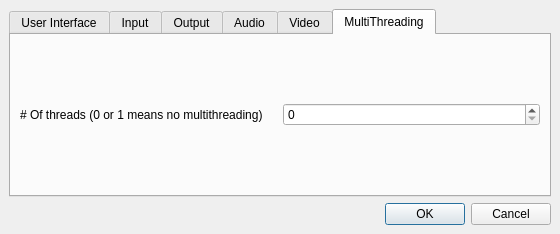
<ui version="4.0" >
 <class>Dialog</class>
 <widget class="QDialog" name="Dialog" >
  <property name="geometry" >
   <rect>
    <x>0</x>
    <y>0</y>
    <width>560</width>
    <height>234</height>
   </rect>
  </property>
  <property name="windowTitle" >
   <string>Preferences</string>
  </property>
  <layout class="QGridLayout" >
   <property name="margin" >
    <number>9</number>
   </property>
   <property name="spacing" >
    <number>6</number>
   </property>
   <item row="1" column="0" >
    <widget class="QDialogButtonBox" name="buttonBox" >
     <property name="orientation" >
      <enum>Qt::Horizontal</enum>
     </property>
     <property name="standardButtons" >
      <set>QDialogButtonBox::Cancel|QDialogButtonBox::NoButton|QDialogButtonBox::Ok</set>
     </property>
    </widget>
   </item>
   <item row="0" column="0" >
    <widget class="QTabWidget" name="tabWidget" >
     <property name="currentIndex" >
      <number>5</number>
     </property>
     <widget class="QWidget" name="tab" >
      <attribute name="title" >
       <string>User Interface</string>
      </attribute>
      <layout class="QVBoxLayout" >
       <property name="margin" >
        <number>9</number>
       </property>
       <property name="spacing" >
        <number>6</number>
       </property>
       <item>
        <layout class="QHBoxLayout" >
         <property name="margin" >
          <number>0</number>
         </property>
         <property name="spacing" >
          <number>6</number>
         </property>
         <item>
          <widget class="QLabel" name="label_7" >
           <property name="text" >
            <string>Message Level</string>
           </property>
          </widget>
         </item>
         <item>
          <widget class="QComboBox" name="comboBoxMessage" />
         </item>
        </layout>
       </item>
       <item>
        <widget class="QCheckBox" name="checkBoxSwapAB" >
         <property name="text" >
          <string>Swap A &amp; B markers if A > B</string>
         </property>
        </widget>
       </item>
       <item>
        <widget class="QCheckBox" name="checkBoxSystray" >
         <property name="text" >
          <string>Go to systray when encoding</string>
         </property>
        </widget>
       </item>
       <item>
        <widget class="QCheckBox" name="checkBoxSavePref" >
         <property name="text" >
          <string>Save preference on exit</string>
         </property>
        </widget>
       </item>
      </layout>
     </widget>
     <widget class="QWidget" name="tab_2" >
      <attribute name="title" >
       <string>Input</string>
      </attribute>
      <layout class="QVBoxLayout" >
       <property name="margin" >
        <number>9</number>
       </property>
       <property name="spacing" >
        <number>6</number>
       </property>
       <item>
        <widget class="QCheckBox" name="checkBoxAutoIndex" >
         <property name="text" >
          <string>Automatically index MPEG files</string>
         </property>
        </widget>
       </item>
       <item>
        <widget class="QCheckBox" name="checkBoxNuv" >
         <property name="text" >
          <string>Disable NuppelVideo a/v sync</string>
         </property>
        </widget>
       </item>
       <item>
        <widget class="QCheckBox" name="checkBoxLavMpeg" >
         <property name="text" >
          <string>Use lavcodec mpeg1/2 decoder</string>
         </property>
        </widget>
       </item>
       <item>
        <widget class="QPushButton" name="pushButtonPP" >
         <property name="text" >
          <string>Set default post processing</string>
         </property>
        </widget>
       </item>
      </layout>
     </widget>
     <widget class="QWidget" name="tab_3" >
      <attribute name="title" >
       <string>Output</string>
      </attribute>
      <layout class="QGridLayout" >
       <property name="margin" >
        <number>9</number>
       </property>
       <property name="spacing" >
        <number>6</number>
       </property>
       <item row="0" column="0" >
        <layout class="QHBoxLayout" >
         <property name="margin" >
          <number>0</number>
         </property>
         <property name="spacing" >
          <number>6</number>
         </property>
         <item>
          <widget class="QLabel" name="label_6" >
           <property name="text" >
            <string>MPEG auto split every (MB)</string>
           </property>
          </widget>
         </item>
         <item>
          <widget class="QSpinBox" name="spinBoxSplit" >
           <property name="maximum" >
            <number>4096</number>
           </property>
           <property name="minimum" >
            <number>1</number>
           </property>
          </widget>
         </item>
        </layout>
       </item>
       <item row="3" column="0" >
        <widget class="QCheckBox" name="checkBoxDVDNonStd" >
         <property name="text" >
          <string>Allow non standard audio frequency for DVD</string>
         </property>
        </widget>
       </item>
       <item row="2" column="0" >
        <widget class="QCheckBox" name="checkBoxReuse" >
         <property name="text" >
          <string>Reuse 2 pass log file</string>
         </property>
        </widget>
       </item>
       <item row="1" column="0" >
        <widget class="QCheckBox" name="checkBoxopenDML" >
         <property name="text" >
          <string>Use OpenDML (don't split large AVI files)</string>
         </property>
        </widget>
       </item>
      </layout>
     </widget>
     <widget class="QWidget" name="tab_4" >
      <attribute name="title" >
       <string>Audio</string>
      </attribute>
      <layout class="QGridLayout" >
       <property name="margin" >
        <number>9</number>
       </property>
       <property name="spacing" >
        <number>6</number>
       </property>
       <item row="0" column="1" >
        <widget class="QComboBox" name="comboBoxAudioDevice" />
       </item>
       <item row="3" column="0" >
        <widget class="QLabel" name="label_5" >
         <property name="text" >
          <string>Volume bar controls </string>
         </property>
        </widget>
       </item>
       <item row="1" column="1" >
        <widget class="QLineEdit" name="lineEditAlsa" />
       </item>
       <item row="0" column="0" >
        <widget class="QLabel" name="label_2" >
         <property name="text" >
          <string>Audio output device</string>
         </property>
        </widget>
       </item>
       <item row="1" column="0" >
        <widget class="QLabel" name="label_3" >
         <property name="text" >
          <string>Alsa device</string>
         </property>
        </widget>
       </item>
       <item row="2" column="0" >
        <widget class="QLabel" name="label_4" >
         <property name="text" >
          <string>Local playback downmixing</string>
         </property>
        </widget>
       </item>
       <item row="3" column="1" >
        <layout class="QHBoxLayout" >
         <property name="margin" >
          <number>0</number>
         </property>
         <property name="spacing" >
          <number>6</number>
         </property>
         <item>
          <widget class="QRadioButton" name="radioButtonPCM" >
           <property name="text" >
            <string>PCM</string>
           </property>
          </widget>
         </item>
         <item>
          <widget class="QRadioButton" name="radioButtonMaster" >
           <property name="text" >
            <string>Master</string>
           </property>
          </widget>
         </item>
        </layout>
       </item>
       <item row="2" column="1" >
        <widget class="QComboBox" name="comboBoxDownmix" />
       </item>
      </layout>
     </widget>
     <widget class="QWidget" name="Video" >
      <attribute name="title" >
       <string>Video</string>
      </attribute>
      <layout class="QHBoxLayout" >
       <property name="margin" >
        <number>9</number>
       </property>
       <property name="spacing" >
        <number>6</number>
       </property>
       <item>
        <widget class="QLabel" name="label" >
         <property name="text" >
          <string>Video output on playback</string>
         </property>
        </widget>
       </item>
       <item>
        <widget class="QComboBox" name="comboBoxVideo" >
         <property name="sizeIncrement" >
          <size>
           <width>2</width>
           <height>0</height>
          </size>
         </property>
        </widget>
       </item>
      </layout>
     </widget>
     <widget class="QWidget" name="MultiThread" >
      <attribute name="title" >
       <string>MultiThreading</string>
      </attribute>
      <layout class="QHBoxLayout" >
       <property name="margin" >
        <number>9</number>
       </property>
       <property name="spacing" >
        <number>6</number>
       </property>
       <item>
        <widget class="QLabel" name="label_8" >
         <property name="text" >
          <string># Of threads (0 or 1 means no multithreading)</string>
         </property>
        </widget>
       </item>
       <item>
        <widget class="QSpinBox" name="spinBox" />
       </item>
      </layout>
     </widget>
    </widget>
   </item>
  </layout>
 </widget>
 <resources/>
 <connections>
  <connection>
   <sender>buttonBox</sender>
   <signal>accepted()</signal>
   <receiver>Dialog</receiver>
   <slot>accept()</slot>
   <hints>
    <hint type="sourcelabel" >
     <x>248</x>
     <y>254</y>
    </hint>
    <hint type="destinationlabel" >
     <x>157</x>
     <y>274</y>
    </hint>
   </hints>
  </connection>
  <connection>
   <sender>buttonBox</sender>
   <signal>rejected()</signal>
   <receiver>Dialog</receiver>
   <slot>reject()</slot>
   <hints>
    <hint type="sourcelabel" >
     <x>316</x>
     <y>260</y>
    </hint>
    <hint type="destinationlabel" >
     <x>286</x>
     <y>274</y>
    </hint>
   </hints>
  </connection>
 </connections>
</ui>
